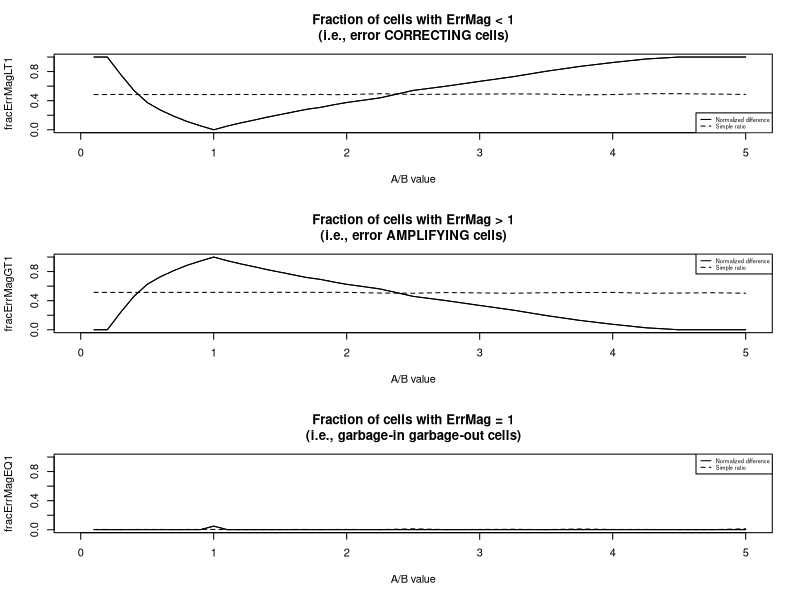
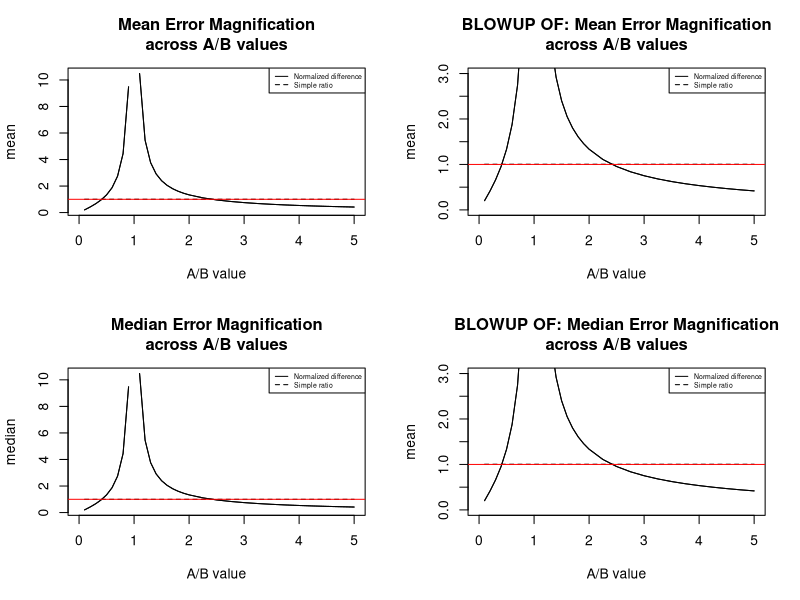
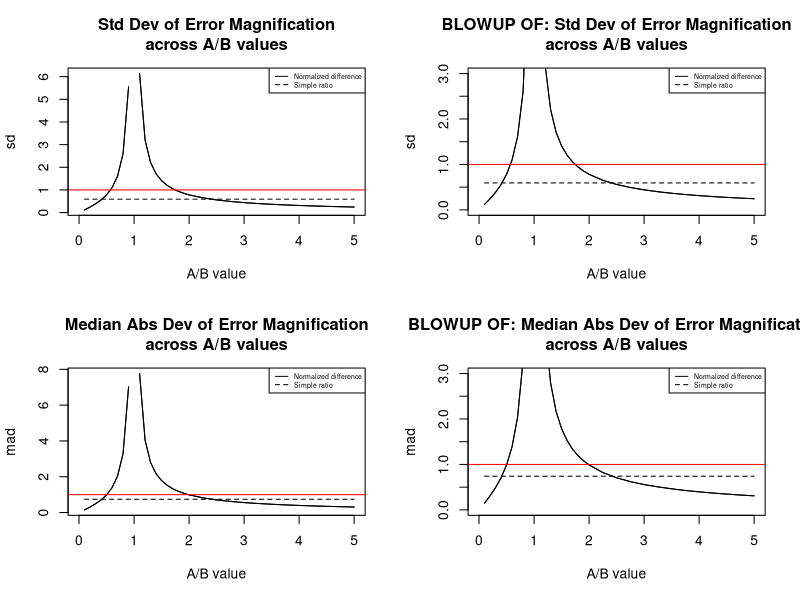
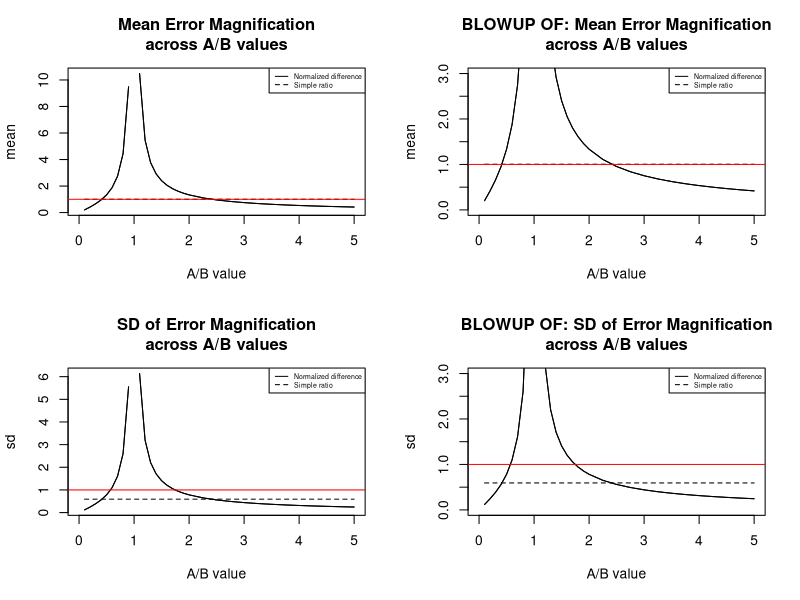
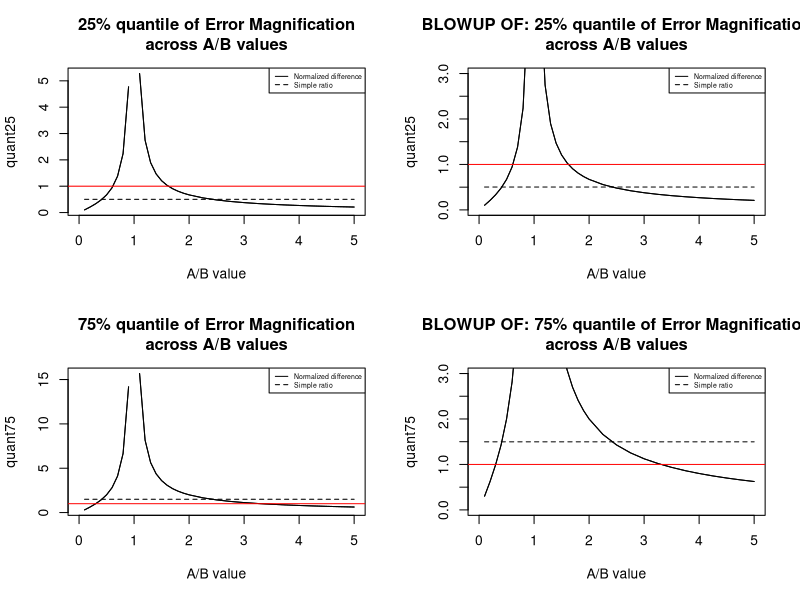
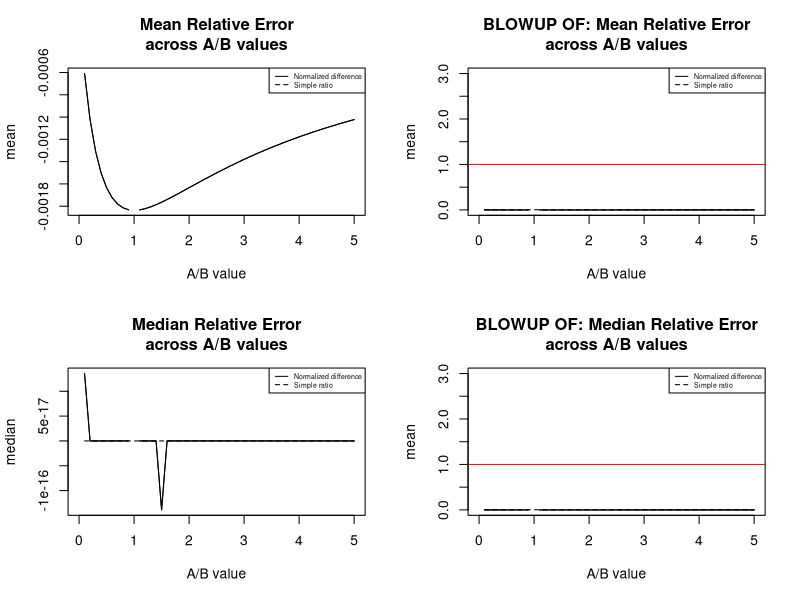

Write R code to recreate these figures, in order.

setwd ("/Users/Bill/D/rdv-framework/projects/aMinusBoverAplusB")
getwd ()

use_oldAoverB_values = FALSE
saveErrors = FALSE
verbose = TRUE
top = 5

#  Here, we only care about stepping through the A/B values 
#  from 0 up through around 10.  
#  We don't care about their correspondence with the reflectance values 
#  of any particular wavelengths.
#  Since the error results are the same for all A,B pairs with the same A/B 
#  value, then we can set A and B to anything that we want as long as it 
#  generates the A/B value we want.  (Note that this is only true for the 
#  metrics A/B and (A-B)/(A+B).  It's not true for the A-B metric.  However, 
#  in this paper we're ignoring that metric since it's hardly ever used.)
#  This means that we can just set B=1 and let A vary.  Conveniently, that 
#  means that whatever value A has, that will be the value of A/B.

buildFileroot = function (A_value) 
    { paste0 ("AoverB_", A_value, "__A_", A_value, "__B_1__") }


if (use_oldAoverB_values)
    {
    A_values = c (5.19E-02, 1.05E+00, 5.89E-02, 0.260, 5.89E-02, 5.93E-02, 3.13E-01, 3.13E-01)
    B_values = c (5.15E-02, 1.00E+00, 5.19E-02, 0.152, 3.25E-02, 2.99E-02, 7.94E-02, 5.89E-02)
    AoverB_values = c (1.01E+00, 1.05E+00, 1.13E+00, 1.71E+00, 1.81E+00, 1.98E+00, 3.94E+00, 5.31E+00)
    } else
    {
    A_values = c (seq (0.1, 2, 0.1), seq (2.25, 5, 0.25))
    B_values = rep (1, length (A_values))
    AoverB_values = A_values
    }

AoverB_fileLabels = buildFileroot (A_values)

numAoverBvalues = length (AoverB_values)

#  cor = correct
#  app = apparent, i.e., correct plus error
#  err = error
#  abs = absolute
#  absVal = absolute value
#  frac = fractional
#  rel = relative
#  seq = sequence
#  mult = multiplier
#  mat = matrix
#  cur = current
#  mag = magnification

#library(lattice)
library(MASS)    #  Needed for write.matrix().

computeErrors = function (index.appMat, index.cor, largestInputErr.absValMat)
    {
    if (verbose)
        {
        cat ("\n\nvvvvvvvvvvvvvvvvvvvv  In computeErrors()  vvvvvvvvvvvvvvvvvvvv")
        cat ("\n\nindex.appMat = ")
        print (index.appMat[1:top,1:top])
        cat ("\n\nindex.cor = ", index.cor, sep='')
        cat ("\n\nlargestInputErr.absValMat = ")
        print (largestInputErr.absValMat)
        }
    
    absErrMat = index.appMat - index.cor
    if (verbose)
        {
        cat ("\n\nabsErrMat = ")
        print (absErrMat[1:top,1:top])
        }
        
    relErrMat = absErrMat / index.cor
    if (verbose)
        {
        cat ("\n\nrelErrMat = ")
        print (relErrMat[1:top,1:top])  
        }
    
    errMagMat = abs (relErrMat) / largestInputErr.absValMat
    if (verbose)
        {
        cat ("\n\nerrMagMat BEFORE zero correction = ")
        print (errMagMat[1:top,1:top])  
        }
    
        #  BTL - 2014 03 19 - bug fix
        #  A problem occurs when the input errors are both zero.
        #  There is neither amplification nor correction then, so the 
        #  magnification value should be 1.
        #  Instead, here you will divide by 0 and get a NaN or else, 
        #  your divisor will be a very small approximation to 0 due to 
        #  inexact floating point arithmetic and you'll get some kind 
        #  of calculation done with 0 (or approximately 0) in the numerator 
        #  (since there's no error), and some minute value in the denominator.
        #  This will often give a result that is 0, which implies perfect 
        #  correction of the input error, but there is no input error to 
        #  correct.  So, need to explicitly fix that here by looking for 
        #  any cell that has no input error.  This should only occur in 
        #  one cell, i.e., the center of the matrix, so you should be 
        #  able to just set that cell to 1.  Unfortunately, there's nothing 
        #  to stop someone from handing this routine a matrix that doesn't 
        #  have the zero point at the center of the matrix, so you need to 
        #  explicitly test for it to be safe.
        #  The "isTrue (all.equal())" in the test below is to catch values 
        #  that are not exactly 0 because of floating point arithmetic.  
        #  It's taken from an answer I found in a stackoverflow answer:
        #  http://stackoverflow.com/questions/9508518/why-are-these-numbers-not-equal
    errMagMat [isTRUE (all.equal (largestInputErr.absValMat, 0))] = 1
#    errMagMat [3,3] = 1
    if (verbose)
        {
        cat ("\n\nerrMagMat AFTER zero correction = ")
        print (errMagMat[1:top,1:top])    
        cat ("\n\n^^^^^^^^^^^^^^^^^^^^^^  end of computeErrors()  ^^^^^^^^^^^^^^^^^^^^^^")
        }

#browser()

    return (list (absErr=absErrMat, relErr=relErrMat, errMag=errMagMat))
    }

aggScoreColNames = c ("AoverB", "mean", "sd", "median", "mad", 
                      "min", "quant25", "quant50", "quant75", "max", 
                      "fracErrMagLT1", "fracErrMagEQ1", "fracErrMagGT1"
                      )

computeAggregateScores = function (aMatrix, curRow, aggScores, numCells, 
                                   matrixIsErrMag=TRUE)
    {
    cat ("\n\n-------------- aMatrix [1:5,1:5] in computeAggregateScores --------------\n")
    print (aMatrix[1:5,1:5])
    
    aggScores [curRow, "median"] = median (aMatrix, na.rm=TRUE)    
    aggScores [curRow, "mad"] = mad (aMatrix, na.rm=TRUE)
    
    if (matrixIsErrMag)
        {
        numNaNcells = length (which (is.na (aMatrix)))
        numLegalCells = numCells - numNaNcells

        lt1 = length (which (aMatrix < 1.0))
        aggScores [curRow, "fracErrMagLT1"] = lt1 / numLegalCells
        gt1 = length (which (aMatrix > 1.0))
        aggScores [curRow, "fracErrMagGT1"] = gt1 / numLegalCells
        eq1 = numCells - lt1 - gt1
        aggScores [curRow, "fracErrMagEQ1"] = eq1 / numLegalCells
        }
        
    quantileValues = quantile (aMatrix, na.rm=TRUE)
    aggScores [curRow, "min"] = quantileValues [1]
    aggScores [curRow, "quant25"] = quantileValues [2]
    aggScores [curRow, "quant50"] = quantileValues [3]
    aggScores [curRow, "quant75"] = quantileValues [4]
    aggScores [curRow, "max"] = quantileValues [5]
    
    aMatrix [is.infinite (aMatrix)] = NaN
    
    aggScores [curRow, "mean"] = mean (aMatrix, na.rm=TRUE)
    aggScores [curRow, "sd"] = sd (aMatrix, na.rm=TRUE)
    
    #browser()
    
    return (aggScores)
    }

#par (mfrow = c (1,3))    #  pdf() seems to ignore this, so commenting out...

pdf ("aOverBplots_aggregated.pdf")

aggScoresTemplate = 
    data.frame (
    matrix (NA, nrow=numAoverBvalues, 
                                        ncol=length (aggScoreColNames), 
                                        byrow=TRUE)
    )
names (aggScoresTemplate) = aggScoreColNames
aggScoresTemplate [,"AoverB"] = AoverB_values

AoverB_relErr_aggScores = aggScoresTemplate
AoverB_errMag_aggScores = aggScoresTemplate

AminusBoverAplusB_relErr_aggScores = aggScoresTemplate
AminusBoverAplusB_errMag_aggScores = aggScoresTemplate

minFracErr = -0.1
maxFracErr = 0.1
numSteps = 100
fracErrStepSize = 0.01    #maxFracErr / numSteps
#    fracErrStepSize = 0.05

for (kkk in 1:numAoverBvalues)
    {
    A.cor = A_values [kkk]
    B.cor = B_values [kkk]
    
    A.errSeq = seq (from = minFracErr, to = maxFracErr, by = fracErrStepSize)
    B.errSeq = A.errSeq
    
    A.errMultSeq = 1 + A.errSeq
    B.errMultSeq = 1 + B.errSeq
    
    numRows = length (A.errSeq)
    numCols = length (B.errSeq)
    numCells = numRows * numCols
    
    largestInputErr.absValMat = matrix (NA, nrow = numRows, ncol = numCols, byrow = TRUE)
    
    AoverB.appMat = matrix (NA, nrow = numRows, ncol = numCols, byrow = TRUE)
    AminusBoverAplusB.appMat = 
                        matrix (NA, nrow = numRows, ncol = numCols, byrow = TRUE)
    
    AoverB.cor = A.cor / B.cor
    AminusBoverAplusB.cor = (A.cor - B.cor) / (A.cor + B.cor)
    
    for (A.curRow in 1:numRows)
        {
        for (B.curCol in 1:numCols)
            {
                #  Compute apparent values of input variables A and B.
            A.app = A.cor * A.errMultSeq [A.curRow]
            B.app = B.cor * B.errMultSeq [B.curCol]
            
                #  Compute apparent values of indices.
            AoverB.appMat [A.curRow, B.curCol] = 
                A.app / B.app        
            AminusBoverAplusB.appMat [A.curRow, B.curCol] = 
                (A.app - B.app) / (A.app + B.app)
            
                #  Compute which input error is larger.
            largestInputErr.absValMat [A.curRow, B.curCol] = 
                max (abs (A.errSeq [A.curRow]), abs (B.errSeq [B.curCol]))
            }
        }

#browser()

    AoverB = AoverB_values [kkk]
cat ("\n\n*** Loop is at AoverB = ", AoverB)    
        #-----
    
    AoverB.errors = 
        computeErrors (AoverB.appMat, AoverB.cor, largestInputErr.absValMat)
        
cat ("\n\n----  AoverB : relative error")
    if (saveErrors)    #  AoverB : relative error
        {
        csv.filename = paste0 (AoverB_fileLabels [kkk], "AoverB.relErr", ".csv")
        write.matrix (AoverB.errors$relErr, file = csv.filename, sep = ",")
        }
    AoverB_relErr_aggScores = 
        computeAggregateScores (AoverB.errors$relErr, kkk, 
                                AoverB_relErr_aggScores, numCells, FALSE)
    
cat ("\n\n----  AoverB : error magnification")
    if (saveErrors)    #  AoverB : error magnification
        {
        csv.filename = paste0 (AoverB_fileLabels [kkk], "AoverB.errMag", ".csv")
        write.matrix (AoverB.errors$errMag, file = csv.filename, sep = ",")
        }
    AoverB_errMag_aggScores = 
        computeAggregateScores (AoverB.errors$errMag, kkk, 
                                AoverB_errMag_aggScores, numCells, TRUE)
    
        #-----
    
    AminusBoverAplusB.errors = 
        computeErrors (AminusBoverAplusB.appMat, AminusBoverAplusB.cor, 
                       largestInputErr.absValMat)
    
cat ("\n\n----  AminusBoverAplusB : relative error")
    if (saveErrors)    #  AminusBoverAplusB : relative error
        {
        csv.filename = paste0 (AoverB_fileLabels [kkk], "AminusBoverAplusB.relErr", ".csv")
        write.matrix (AminusBoverAplusB.errors$relErr, file = csv.filename, sep = ",")
        }
    AminusBoverAplusB_relErr_aggScores = 
        computeAggregateScores (AminusBoverAplusB.errors$relErr, kkk, 
                                AminusBoverAplusB_relErr_aggScores, numCells, FALSE)
    
cat ("\n\n----  AminusBoverAplusB : error magnification")
    if (saveErrors)    #  AminusBoverAplusB : error magnification
        {
        csv.filename = paste0 (AoverB_fileLabels [kkk], "AminusBoverAplusB.errMag", ".csv")
        write.matrix (AminusBoverAplusB.errors$errMag, file = csv.filename, sep = ",")
        }
    AminusBoverAplusB_errMag_aggScores = 
        computeAggregateScores (AminusBoverAplusB.errors$errMag, kkk, 
                                AminusBoverAplusB_errMag_aggScores, numCells, TRUE)
    
        #-----
    
    
    # write.table (results,
    #              file = paste (experiment.name, ".csv", sep = ''),
    #              sep = ",",
    #              col.names = TRUE,
    #              row.names = FALSE
    # );
    
    }


cat ('\nAminusBoverAplusB_relErr_aggScores [,"AoverB"] = \n')
print (AminusBoverAplusB_relErr_aggScores [,"AoverB"])

cat ('\nAminusBoverAplusB_relErr_aggScores [,"median"] = \n')
print (AminusBoverAplusB_relErr_aggScores [,"median"])


plotAggregateMeasure = function (plotTitle, 
                                 statisticName, 
#                                 errMeasureType, 
                                 normDiff_aggScores, 
                                 simpleRatio_aggScores, 
                                 xAxisRange, yAxisRange, 
                                 showReferenceLine=TRUE, 
                                 autoscale = TRUE, 
                                 legendLocation="topright"
                                 )
    {
#    plotTitle = paste0 (plotTitleLead, " for ", errMeasureType)
    
    # plot (normDiff_aggScores [,"AoverB"], 
    #       normDiff_aggScores [,statisticName], 
    #       main=plotTitle, 
    #       type="l", lty=1, 
    #       xlim=c(0,6), xlab="A/B value",
    #       ylim=c(0,1), ylab=statisticName
    #       )
    
    cat ("\n\nxAxisRange = ", xAxisRange)
    cat ("\nyAxisRange = ", yAxisRange)
    cat ("\nautoscale = ", autoscale)
    
    if (autoscale)
        {
        cat ("\n--- autoscaling ---")
        plot (normDiff_aggScores [,"AoverB"], 
              normDiff_aggScores [,statisticName], 
              type="l", 
              lty=1, 
              main=plotTitle, 
              xlab="A/B value",
              ylab=statisticName, 
              xlim=xAxisRange
              )        
        } else 
        {
        cat ("\n--- NOT autoscaling ---")
        plot (normDiff_aggScores [,"AoverB"], 
              normDiff_aggScores [,statisticName], 
              type="l", 
              lty=1, 
              main=plotTitle, 
              xlab="A/B value",
              ylab=statisticName, 
              xlim=xAxisRange, 
                  #  The only part that's different from the autoscale above.
              ylim=yAxisRange
             )
        }
    
    lines (normDiff_aggScores [,"AoverB"], 
           normDiff_aggScores [,statisticName], 
           lty=1
           )
    
    lines (simpleRatio_aggScores [,"AoverB"], 
           simpleRatio_aggScores [,statisticName], 
           lty=2
           )
    
    if (showReferenceLine)
        {
        # add red, solid horizontal line at y=1
        abline(h=1, lty=1, col="red")        
        }
    
    legend (legendLocation, 
           c("Normalized difference", "Simple ratio"), 
           lty=c(1,2), 
           cex=0.5
           )
    }


cat ("\n\n==================================================================\n")
cat ("\nAt end of loop, here are the aggregated scores:")

cat ("\n\nAoverB_relErr_aggScores = \n\n")
print (AoverB_relErr_aggScores)

cat ("\n\nAminusBoverAplusB_relErr_aggScores = \n\n")
print (AminusBoverAplusB_relErr_aggScores)

cat ("\n\nAoverB_errMag_aggScores = \n\n")
print (AoverB_errMag_aggScores)

cat ("\n\nAminusBoverAplusB_errMag_aggScores = \n\n")
print (AminusBoverAplusB_errMag_aggScores)

cat ("\n\n==================================================================\n")

xAxisRange = c(0, 5)
yAxisRange = c(0, 1)

errMeasureType = "ErrMag"
normDiff_aggScores = AminusBoverAplusB_errMag_aggScores
simpleRatio_aggScores = AoverB_errMag_aggScores

    #------------------------------------------------
    #  Error CORRECTION and AMPLIFICATION of ErrMag
    #------------------------------------------------

        #-----------------------------------------------------------------------
        #  NOTE:  These 3 metrics only apply for error magnification 
        #         since the relative error being above or below 1 
        #         isn't of interest.  
        #         Error magnification below 1 means error correction.
        #         Error magnfication above 1 means error amplification.
        #         Error magnification equal 1 means garbage in, garbage out.
        #    Also note that because these are all fractions, we can always scale  
        #    the y axis to go from 0 to 1.  For other measures, we have to 
        #    adapt the scale to the data.
        #-----------------------------------------------------------------------

par (mfrow = c (3,1))    #  pdf() seems to ignore this, so commenting out...
autoscale = FALSE

plotAggregateMeasure ("Fraction of cells with ErrMag < 1\n(i.e., error CORRECTING cells)", 
                      "fracErrMagLT1", 
#                      errMeasureType, 
                      normDiff_aggScores, 
                      simpleRatio_aggScores, 
                      xAxisRange, yAxisRange, 
                      showReferenceLine=FALSE, 
                      autoscale=FALSE, 
                      "bottomright"
                      )
    
plotAggregateMeasure ("Fraction of cells with ErrMag > 1\n(i.e., error AMPLIFYING cells)", 
                      "fracErrMagGT1", 
#                      errMeasureType, 
                      normDiff_aggScores, 
                      simpleRatio_aggScores, 
                      xAxisRange, yAxisRange, 
                      showReferenceLine=FALSE, 
                      autoscale=FALSE, 
                      "topright"
                      )

plotAggregateMeasure ("Fraction of cells with ErrMag = 1\n(i.e., garbage-in garbage-out cells)", 
                      "fracErrMagEQ1", 
#                      errMeasureType, 
                      normDiff_aggScores, 
                      simpleRatio_aggScores, 
                      xAxisRange, yAxisRange, 
                      showReferenceLine=FALSE, 
                      autoscale=FALSE, 
                      "topright"
                      )

# statisticName = "min"
# statisticName = "max"
# statisticName = "quant25"
# statisticName = "quant75"
# statisticName = "quant50"

    #-----------------------------
    #  MEAN and MEDIAN of ErrMag
    #-----------------------------

par (mfrow = c (2,2))    #  pdf() seems to ignore this, so commenting out...
#yAxisRange = c(0,3)

plotAggregateMeasure ("Mean Error Magnification\nacross A/B values", 
                      "mean", 
                      #                      errMeasureType, 
                      normDiff_aggScores, 
                      simpleRatio_aggScores, 
                      xAxisRange, yAxisRange, 
                      showReferenceLine=TRUE, 
                      autoscale=TRUE, 
                      "topright"
                      )

plotAggregateMeasure ("BLOWUP OF: Mean Error Magnification\nacross A/B values", 
                      "mean", 
                      #                      errMeasureType, 
                      normDiff_aggScores, 
                      simpleRatio_aggScores, 
                      xAxisRange, yAxisRange=c(0,3), 
                      showReferenceLine=TRUE, 
                      autoscale=FALSE, 
                      "topright"
                      )

plotAggregateMeasure ("Median Error Magnification\nacross A/B values", 
                      "median", 
                      #                      errMeasureType, 
                      normDiff_aggScores, 
                      simpleRatio_aggScores, 
                      xAxisRange, yAxisRange, 
                      showReferenceLine=TRUE, 
                      autoscale=TRUE, 
                      "topright"
                    )

plotAggregateMeasure ("BLOWUP OF: Median Error Magnification\nacross A/B values", 
                      "mean", 
                      #                      errMeasureType, 
                      normDiff_aggScores, 
                      simpleRatio_aggScores, 
                      xAxisRange, yAxisRange=c(0,3), 
                      showReferenceLine=TRUE, 
                      autoscale=FALSE, 
                      "topright"
                    )


    #-----------------------------
    #  SD and MAD of ErrMag
    #-----------------------------

par (mfrow = c (2,2))    #  pdf() seems to ignore this, so commenting out...
#yAxisRange = c(0,3)

plotAggregateMeasure ("Std Dev of Error Magnification\nacross A/B values", 
                      "sd", 
                      #                      errMeasureType, 
                      normDiff_aggScores, 
                      simpleRatio_aggScores, 
                      xAxisRange, yAxisRange, 
                      showReferenceLine=TRUE, 
                      autoscale=TRUE, 
                      "topright"
)

plotAggregateMeasure ("BLOWUP OF: Std Dev of Error Magnification\nacross A/B values", 
                      "sd", 
                      #                      errMeasureType, 
                      normDiff_aggScores, 
                      simpleRatio_aggScores, 
                      xAxisRange, yAxisRange=c(0,3), 
                      showReferenceLine=TRUE, 
                      autoscale=FALSE, 
                      "topright"
                    )

plotAggregateMeasure ("Median Abs Dev of Error Magnification\nacross A/B values", 
                      "mad", 
                      #                      errMeasureType, 
                      normDiff_aggScores, 
                      simpleRatio_aggScores, 
                      xAxisRange, yAxisRange, 
                      showReferenceLine=TRUE, 
                      autoscale=TRUE, 
                      "topright"
                    )

plotAggregateMeasure ("BLOWUP OF: Median Abs Dev of Error Magnification\nacross A/B values", 
                      "mad", 
                      #                      errMeasureType, 
                      normDiff_aggScores, 
                      simpleRatio_aggScores, 
                      xAxisRange, yAxisRange=c(0,3), 
                      showReferenceLine=TRUE, 
                      autoscale=FALSE, 
                      "topright"
                    )

#-----------------------------
#  MEAN and SD of ErrMag
#-----------------------------

par (mfrow = c (2,2))    #  pdf() seems to ignore this, so commenting out...
#yAxisRange = c(0,3)

plotAggregateMeasure ("Mean Error Magnification\nacross A/B values", 
                      "mean", 
                      #                      errMeasureType, 
                      normDiff_aggScores, 
                      simpleRatio_aggScores, 
                      xAxisRange, yAxisRange, 
                      showReferenceLine=TRUE, 
                      autoscale=TRUE, 
                      "topright"
                    )

plotAggregateMeasure ("BLOWUP OF: Mean Error Magnification\nacross A/B values", 
                      "mean", 
                      #                      errMeasureType, 
                      normDiff_aggScores, 
                      simpleRatio_aggScores, 
                      xAxisRange, yAxisRange=c(0,3), 
                      showReferenceLine=TRUE, 
                      autoscale=FALSE, 
                      "topright"
                    )

plotAggregateMeasure ("SD of Error Magnification\nacross A/B values", 
                      "sd", 
                      #                      errMeasureType, 
                      normDiff_aggScores, 
                      simpleRatio_aggScores, 
                      xAxisRange, yAxisRange, 
                      showReferenceLine=TRUE, 
                      autoscale=TRUE, 
                      "topright"
                    )

plotAggregateMeasure ("BLOWUP OF: SD of Error Magnification\nacross A/B values", 
                      "sd", 
                      #                      errMeasureType, 
                      normDiff_aggScores, 
                      simpleRatio_aggScores, 
                      xAxisRange, yAxisRange=c(0,3), 
                      showReferenceLine=TRUE, 
                      autoscale=FALSE, 
                      "topright"
                    )


    #-----------------------------
    #  QUANT25 and QUANT75 of ErrMag
    #-----------------------------

par (mfrow = c (2,2))    #  pdf() seems to ignore this, so commenting out...
#yAxisRange = c(0,3)

plotAggregateMeasure ("25% quantile of Error Magnification\nacross A/B values", 
                      "quant25", 
                      #                      errMeasureType, 
                      normDiff_aggScores, 
                      simpleRatio_aggScores, 
                      xAxisRange, yAxisRange, 
                      showReferenceLine=TRUE, 
                      autoscale=TRUE, 
                      "topright"
                    )

plotAggregateMeasure ("BLOWUP OF: 25% quantile of Error Magnification\nacross A/B values", 
                      "quant25", 
                      #                      errMeasureType, 
                      normDiff_aggScores, 
                      simpleRatio_aggScores, 
                      xAxisRange, yAxisRange=c(0,3), 
                      showReferenceLine=TRUE, 
                      autoscale=FALSE, 
                      "topright"
                    )

plotAggregateMeasure ("75% quantile of Error Magnification\nacross A/B values", 
                      "quant75", 
                      #                      errMeasureType, 
                      normDiff_aggScores, 
                      simpleRatio_aggScores, 
                      xAxisRange, yAxisRange, 
                      showReferenceLine=TRUE, 
                      autoscale=TRUE, 
                      "topright"
                    )

plotAggregateMeasure ("BLOWUP OF: 75% quantile of Error Magnification\nacross A/B values", 
                      "quant75", 
                      #                      errMeasureType, 
                      normDiff_aggScores, 
                      simpleRatio_aggScores, 
                      xAxisRange, yAxisRange=c(0,3), 
                      showReferenceLine=TRUE, 
                      autoscale=FALSE, 
                      "topright"
                    )







errMeasureType = "RelErr"
normDiff_aggScores = AminusBoverAplusB_relErr_aggScores
simpleRatio_aggScores = AoverB_relErr_aggScores

#-----------------------------
#  MEAN and MEDIAN of ErrMag
#-----------------------------

par (mfrow = c (2,2))    #  pdf() seems to ignore this, so commenting out...
#yAxisRange = c(0,3)

plotAggregateMeasure ("Mean Relative Error\nacross A/B values", 
                      "mean", 
                      #                      errMeasureType, 
                      normDiff_aggScores, 
                      simpleRatio_aggScores, 
                      xAxisRange, yAxisRange, 
                      showReferenceLine=TRUE, 
                      autoscale=TRUE, 
                      "topright"
)

plotAggregateMeasure ("BLOWUP OF: Mean Relative Error\nacross A/B values", 
                      "mean", 
                      #                      errMeasureType, 
                      normDiff_aggScores, 
                      simpleRatio_aggScores, 
                      xAxisRange, yAxisRange=c(0,3), 
                      showReferenceLine=TRUE, 
                      autoscale=FALSE, 
                      "topright"
)

plotAggregateMeasure ("Median Relative Error\nacross A/B values", 
                      "median", 
                      #                      errMeasureType, 
                      normDiff_aggScores, 
                      simpleRatio_aggScores, 
                      xAxisRange, yAxisRange, 
                      showReferenceLine=TRUE, 
                      autoscale=TRUE, 
                      "topright"
)

plotAggregateMeasure ("BLOWUP OF: Median Relative Error\nacross A/B values", 
                      "mean", 
                      #                      errMeasureType, 
                      normDiff_aggScores, 
                      simpleRatio_aggScores, 
                      xAxisRange, yAxisRange=c(0,3), 
                      showReferenceLine=TRUE, 
                      autoscale=FALSE, 
                      "topright"
)




dev.off()

